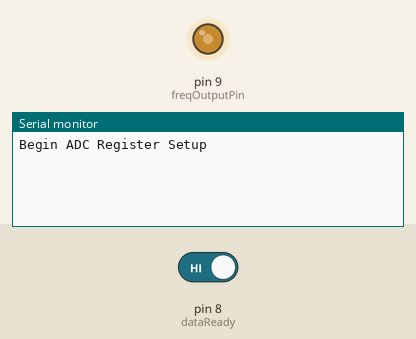
This sketch was run on a simulated Arduino Uno, built with avr-gcc and run on an emulated ATmega328P. Parts: output pins drawn as LEDs (lit = HIGH), the last lines printed to the serial monitor. The inputs (shaded band) are chosen by the test bench; at power-on: pin 8 (dataReady) HIGH. Pins used as bus, display or sensor lines are not drawn.

Above: at 1.0 s.
1.1 s: pin 8 (dataReady) driven LOW
At 2.55 s:
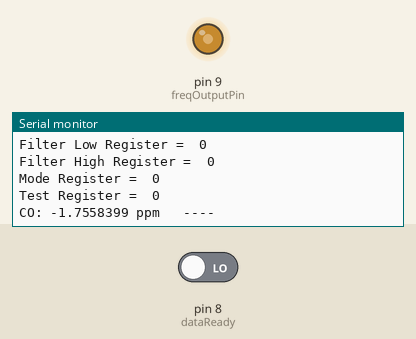
At 3.1 s:
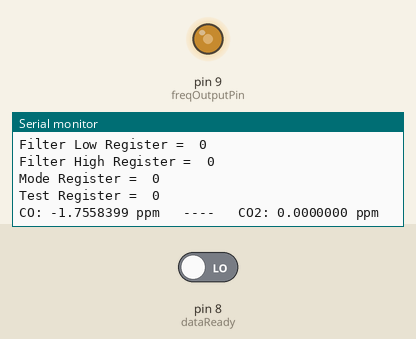

Measured:
- after the input at 1.1 s, the serial monitor: prints a new line at once (image 1)

The sketch:

test_ADC.ino
```cpp
// Reads value from load cell but only goes between half and full output
/* Hardware Connections Arduino <--> AD7714
  PIN 1 -> SCLK : external clock SPI Arduino
  PIN 2 -> MCLK IN : 2.4576 MHz by crystal (input)
  PIN 3 -> MCLK OUT : 2.4576 MHz (output)
  PIN 4 -> POL = 0: first transition of the serial clock in a data transfer operation is from a low to a high
  PIN 5 -> (SYNC) = 1 : synchronization of the digital filters and analog modulators
  PIN 6 -> (RESET) : Reset (PIN 2) Arduino
  PIN 7/8/9/10 -> AIN1/AIN2/AIN3/AIN4 : Analog Input Channel
  PIN 11 -> (STANDBY) = 1 : disable Standby
  PIN 12 -> AVdd = 5 V
  PIN 13 -> BUFFER = 0 : analog input is shorted out
  PIN 14 -> REF IN(-) = should be 0
  PIN 15 -> REF IN(+) = Should be 3.8V
  PIN 16/17 -> AIN5/AIN6 : Analog Input Channel  no connect
  PIN 18 -> AGND = GND
  PIN 19 -> (CS) : chip select SPI (PIN 3) Arduino
  PIN 20 -> (DRDY) : (PIN 4) logic input of the AD7714
  PIN 21 -> DOUT : serial data output, MISO SPI Arduino
  PIN 22 -> DIN : serial data input, MOSI SPI Arduino
  PIN 23 -> DVdd = 5 V
  PIN 24 -> DGND = GND
*/

#include <SPI.h>
#define R_CO 100 //Resistance de Mesure du CO
#define R_CO2 220 //Resistance de Mesure du CO2

const int freqOutputPin = 9;   // OC1A output pin for ATmega32u4 (Arduino Micro)
const int ocr1aval  = 7;

/*ADC -> UNO Definitions*/
const int dataReady = 8;
const int CS = 10;
const int RESET = 7;


//8 or 32 Bit Integers
uint32_t measure;
uint8_t readfilterlow;
uint8_t readfilterhigh;
uint8_t readmode;
int8_t readtest;
int8_t ain;

bool bits24 = true; //24 bit from data register


  void setup() {

    pinMode(freqOutputPin, OUTPUT);
    TCCR1A = ( (1 << COM1A0));
    TCCR1B = ((1 << WGM12) | (1 << CS10));
    TIMSK1 = 0;
    OCR1A = ocr1aval;
    pinMode(2, INPUT);
    pinMode(3, INPUT);

    Serial.begin(9600);

    //SPI Setup
    SPI.begin();
    SPI.setBitOrder(MSBFIRST);
    SPI.setClockDivider(210);  // Slow down SPI clock
    SPI.setDataMode(SPI_MODE2);

    pinMode(dataReady, INPUT);
    pinMode(CS, OUTPUT);
    pinMode(RESET, OUTPUT);

    digitalWrite(CS, HIGH);  //deselect ADC

    digitalWrite(RESET, LOW); //Reset ADC
    delay(100);
    digitalWrite (RESET, HIGH);

    Serial.println("Begin ADC Register Setup");
    delay(100);
    ain = 0x02;
    //Channel 4 Operation as Load Cell connected to AIN1 and AIN2
    writeSmallReg(ain, 2, 0x44);   //Filter High, bipolar, 24-bit, current boost on, CLCKDIS 0
    writeSmallReg(ain, 3, 0x61);   //Filter Low Register FS11-FS0=0001 1000 0000 Filter first notch = 50Hz -3dB = 13.1Hz
    writeSmallReg(ain, 1, 0x20);   //Self calibration
    while (!(digitalRead(dataReady) == 0)); //wait for calibration to finish

    ///////////////////////Make sure Registers are Loaded with Correct Values/////////////////
    readfilterlow = readByteRegister (ain, 3);
    readfilterhigh = readByteRegister (ain, 2);
    readmode = readByteRegister (ain, 1);
    readtest = readByteRegister (ain, 4);
    Serial.print("Filter Low Register =  ");    //expected value= 0x80
    Serial.println(readfilterlow, HEX);
    Serial.print("Filter High Register =  ");   //expected value= 0x61
    Serial.println(readfilterhigh, HEX);
    Serial.print("Mode Register =  ");          //expected value= 0x0C
    Serial.println(readmode, HEX);
    Serial.print("Test Register =  ");          //expected value=???
    Serial.println(readtest, HEX);
    /////////////////////////////////////////////////////////////////////////////////////////

    while (digitalRead(dataReady) == 1); //wait for drdy to go low
    ain = 0x03;

    Serial.println("Begin ADC Register Setup");
    delay(1000);
    //Channel 4 Operation as Load Cell connected to AIN1 and AIN2
    writeSmallReg(ain, 2, 0x44);   //Filter High, bipolar, 24-bit, current boost on, CLCKDIS 0
    writeSmallReg(ain, 3, 0x61);   //Filter Low Register FS11-FS0=0001 1000 0000 Filter first notch = 50Hz -3dB = 13.1Hz
    writeSmallReg(ain, 1, 0x20);   //Self calibration
    while (!(digitalRead(dataReady) == 0)); //wait for calibration to finish
    Serial.println("Setup END");
    ///////////////////////Make sure Registers are Loaded with Correct Values/////////////////
    readfilterlow = readByteRegister (ain, 3);
    readfilterhigh = readByteRegister (ain, 2);
    readmode = readByteRegister (ain, 1);
    readtest = readByteRegister (ain, 4);
    Serial.print("Filter Low Register =  ");    //expected value= 0x80
    Serial.println(readfilterlow, HEX);
    Serial.print("Filter High Register =  ");   //expected value= 0x61
    Serial.println(readfilterhigh, HEX);
    Serial.print("Mode Register =  ");          //expected value= 0x0C
    Serial.println(readmode, HEX);
    Serial.print("Test Register =  ");          //expected value=???
    Serial.println(readtest, HEX);
    /////////////////////////////////////////////////////////////////////////////////////////


  }
  void loop  () {
    int val = 0;
    /*
      measure=readbigRegister(5);
      while (!(digitalRead(dataReady)));
      while (digitalRead(dataReady));
      while (!(digitalRead(dataReady)));
      while (digitalRead(dataReady));
      Serial.print(measure, HEX);
      Serial.println("=" + String((float(measure) / 16777216.0) * 3.9) + "V");
    */
    //while (!(digitalRead(dataReady))); //wait for drdy to go low

    Serial.print("CO: "+ String(ConcentrationCO(),7) + " ppm   ----   ");  //ref voltage = 3.863V
    delay(500);
    //while (!(digitalRead(dataReady))); //wait for drdy to go low
    Serial.println("CO2: "+ String(ConcentrationCO2(),7) + " ppm");  //ref voltage = 3.863V
    delay(500);

  }


  uint8_t writeSmallReg(uint8_t ain, uint8_t reg, uint8_t value) { // only valid for 8 bit registers 0..4

    uint8_t result = 0;
    if (reg < 5) { // byte registers
      uint8_t cmd = 0; // a place to build the correct comm reg value.

      cmd = (reg << 4); // set the correct RS2..RS0 bits of COMM register

      if (reg == 0) // update global ain Value
        ain = value & 7;

      cmd = cmd | ain; // keep the analog mux what it was previously configured as.

      digitalWrite(CS, LOW); // select the ADC

      uint8_t stat = SPI.transfer(cmd); // actually send the cmd and read the current status

      if (reg != 0) { // actually send the value to reg

        uint8_t unk = SPI.transfer(value);
        if (reg == 2) bits24 = (value & 0x40) == 0x40; // if configured for 24bit data register

      }
      digitalWrite(CS, HIGH); // all done with device
      result = stat; // return value received, drdy is bit 7.
    }
    return result;
  }

  uint8_t readByteRegister(uint8_t ain, uint8_t reg) { // only valid for 8 bit registers 0..4

    uint8_t result = 0;
    if (reg < 5) { // byte registers
      uint8_t cmd = 0; // a place to build the correct comm reg value.

      cmd = (reg << 4); // set the correct RS2..RS0 bits of COMM register

      cmd = cmd | ain; // keep the analog mux to channel 4.

      cmd = cmd | 0x08; // read mode

      digitalWrite(CS, LOW); // select the ADC

      result = SPI.transfer(cmd); // actually send the cmd and read the current status

      if (reg != 0) { // actually read the value of reg

        result = SPI.transfer(0); // 0 is just a place holder, the ADC ignores it. because of read mode
      }
      digitalWrite(CS, HIGH); // all done with device
    }
    return result;
  }

  uint32_t readbigRegister(uint8_t ain, uint8_t reg) { // only valid for 16,24 bit registers 5..7

    uint32_t result = 0;
    if ((reg > 4) && (reg < 8)) { // big registers
      uint8_t cmd = 0; // a place to build the correct comm reg value.

      cmd = (reg << 4); // set the correct RS2..RS0 bits of COMM register

      cmd = cmd | ain; // keep the analog mux what it was previously configured as.

      cmd = cmd | 0x08; // read mode

      digitalWrite(CS, LOW); // select the ADC

      uint8_t stat = SPI.transfer(cmd); // actually send the cmd and read the current status
      uint8_t b = SPI.transfer(0); // send out placeholder get back byte
      result = b;
      b = SPI.transfer(0); // send out placeholder get back bigger byte
      result = (result << 8) + b; // build up 16 bit value from bytes
      if (bits24 || (reg > 5)) { //do a 24bit transfer
        b = SPI.transfer(0); // send out placeholder get back bigger byte
        result = (result << 8) + b; // build up 24 bit value from bytes.
      }
      digitalWrite(CS, HIGH); // all done with device
    }
    return result;
  }


float ConcentrationCO() {

  //transforme la mesure analogique en une valeur de ppm
  float mesure = (float(readbigRegister(0x03, 5)) / 16777216.0-0.248) * 7.08;
  float mCO = 0;
  //mCO = (mesure / R_CO - 0.004) * (5000 / 0.016);
  //return mCO;
  return mesure;
}

float ConcentrationCO2() {

  //transforme la mesure analogique en une valeur de ppm
  float mesure = (float(readbigRegister(0x02, 5)) / 16777216.0) * 3.64;
  float mCO2 = 0;
  //mCO2 = (mesure / R_CO2 - 0.004) * (5000 / 0.016);
  //return mCO2;
  return mesure;
}
```
